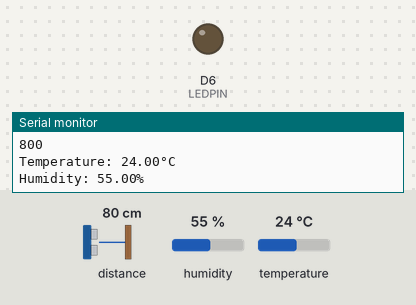
This program was run on a simulated ESP8266 (NodeMCU). Shown: output pins drawn as LEDs (lit = HIGH), the last lines printed to the serial monitor. The inputs (shaded band) are chosen by the test bench; at power-on: distance to the obstacle 80 cm, humidity 55 %, temperature 24 °C.

Above: at 2.8 s.
2.9 s: distance to the obstacle set to 4 cm
At 5.3 s:
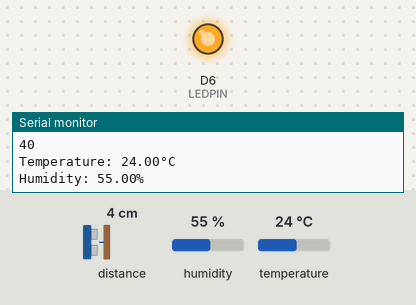
5.6 s: distance to the obstacle set to 35 cm
At 7.2 s:
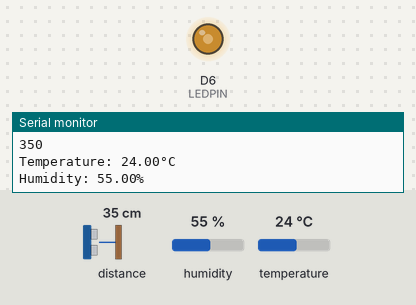
8.3 s: distance to the obstacle set to 60 cm
At 10.7 s:
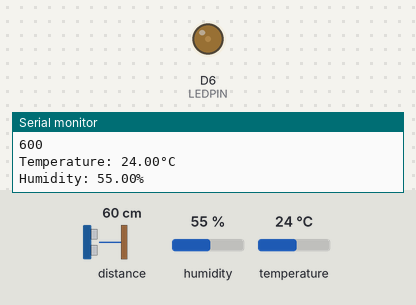
Timing chart, 0 to 12.2 s (numbered marks = the images above; inputs shaded):
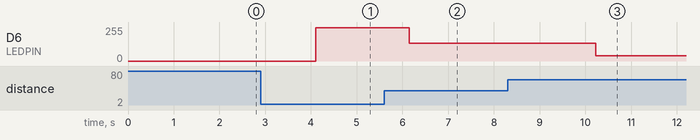

Measured:
- after the input at 2.9 s, D6 (LEDPIN): 0/255 → 251/255 after 1.2 s
- after the input at 5.6 s, D6 (LEDPIN): 251/255 → 133/255 after 0.55 s
- after the input at 8.3 s, D6 (LEDPIN): 133/255 → 38/255 after 1.9 s

The program:

main.cpp
```cpp
#include <Arduino.h>
#include <VL53L0X.h>  // Biblioteca do lidar
#include <Wire.h>     //Biblioteca do I2C
#include <Adafruit_Sensor.h>
#include <DHT.h>
#include <DHT_U.h>

#define LEDPIN D6
#define DHTPIN D5
#define DHTTYPE DHT22

int limit = 500;

VL53L0X sensor;  // objeto sensor
DHT_Unified dht(DHTPIN, DHTTYPE);

void initDHT() {
  dht.begin();
  sensor_t sensordht;
  dht.temperature().getSensor(&sensordht);
  dht.humidity().getSensor(&sensordht);
}

void setup() {
    Serial.begin(9600);  // Estabelece a comunicação com o computador
    Wire.begin();        // inicia o I2C
    pinMode(LEDPIN, OUTPUT);
    initDHT();

    sensor.setTimeout(500);

    // verificação de integridade do sensor
    if (!sensor.init()) {
        Serial.println("Failed to detect and initialize sensor!");
        while (1) {}
    }

    sensor.startContinuous();
}

void limiar(int distancia) {
  if(distancia < limit) {
    digitalWrite(LEDPIN, HIGH);
  }
  else {
    digitalWrite(LEDPIN, LOW);
  }
}

void niveis(int distancia) {
  int limiteS = 700;
  int limiteI = 30;
  if(distancia < limiteS && distancia > limiteI) {
    int out = map(distancia, limiteI, limiteS, 255, 0);
    analogWrite(LEDPIN, out);
  }
}

void readTH() {
  sensors_event_t event;
  dht.temperature().getEvent(&event);
  Serial.print("Temperature: ");
  Serial.print(event.temperature);
  Serial.println("°C");
  dht.humidity().getEvent(&event);
  Serial.print(F("Humidity: "));
  Serial.print(event.relative_humidity);
  Serial.println(F("%"));
  delay(2000);
}

void loop() {
    int dist = sensor.readRangeContinuousMillimeters();
    Serial.println(dist);
    //limiar(dist);
    niveis(dist);
    readTH();
}
```
